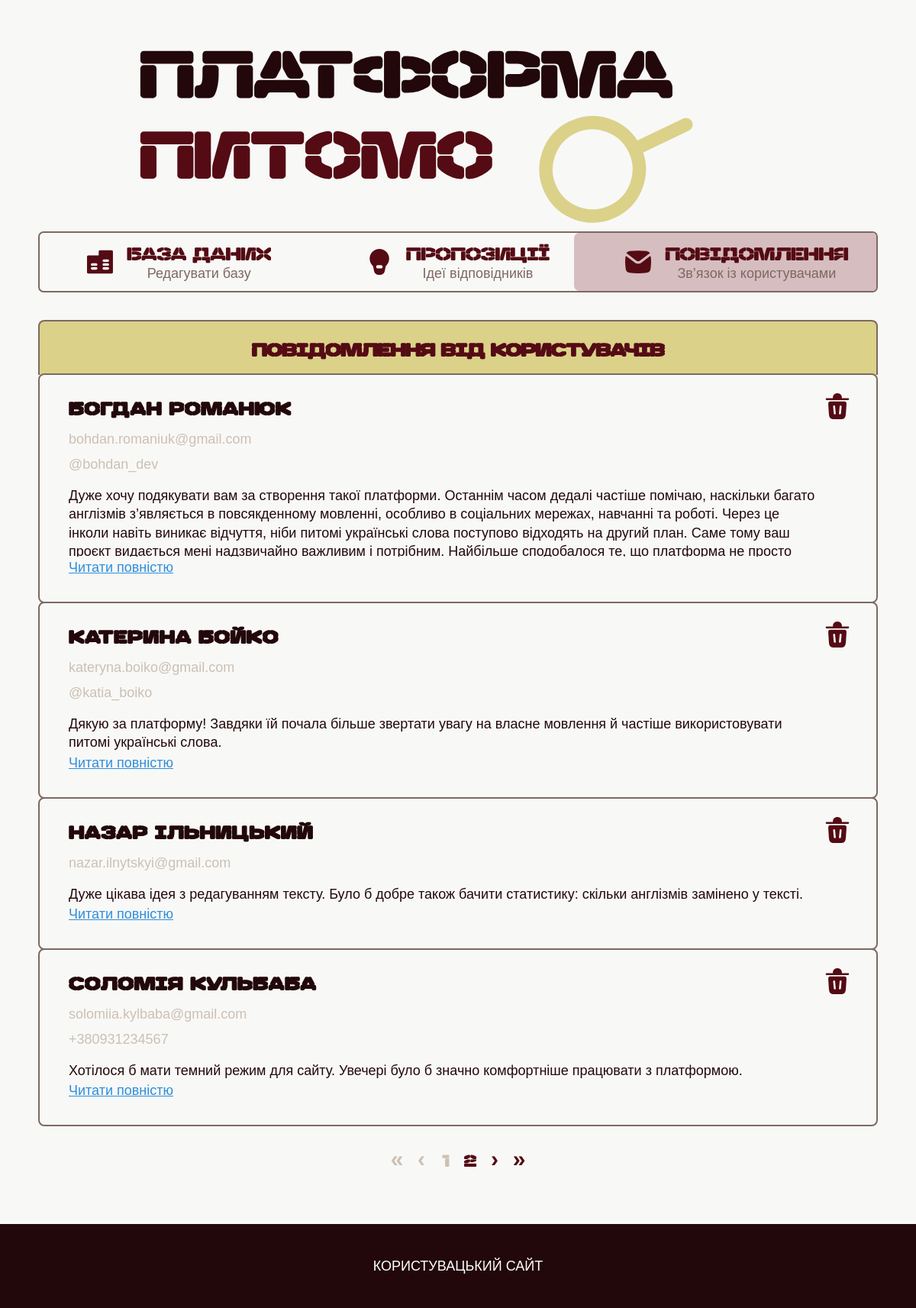
Screenshot of /admin_messages.html (signed in) with the database file from the repository.
### tables this page shows
CREATE TABLE Повідомлення (

    ID INTEGER PRIMARY KEY AUTOINCREMENT,

    "Ім'я" TEXT,

    "Прізвище" TEXT,

    "Е-пошта" TEXT,

    "Инші контакти" TEXT,

    Повідомлення TEXT

);

### app.py (the view)
@app.route("/admin_messages.html")
def admin_messages():
    if not session.get("admin_logged_in"):
        return redirect(url_for("admin_login"))
    conn = sqlite3.connect(DB_PATH)
    conn.row_factory = sqlite3.Row
    cursor = conn.cursor()
    page = request.args.get("page", 1, type=int)
    per_page = 4
    cursor.execute("""
        SELECT COUNT(*)
        FROM Повідомлення
    """)
    total_messages = cursor.fetchone()[0]
    total_pages = (
        (total_messages + per_page - 1) // per_page
    )
    if total_pages == 0:
        total_pages = 1
    if page > total_pages:
        page = total_pages
    if page < 1:
        page = 1
    offset = (page - 1) * per_page
    cursor.execute("""
        SELECT *
        FROM Повідомлення
        ORDER BY ID DESC
        LIMIT ? OFFSET ?
    """, (
        per_page,
        offset
    ))
    messages = cursor.fetchall()
    conn.close()
    return render_template(
        "admin_messages.html",
        messages=messages,
        page=page,
        total_pages=total_pages
    )

### templates/admin_messages.html (shortened to what this page needs)
<!DOCTYPE html>
<html lang="uk">
<head>
  <link rel="stylesheet"
        href="{{ url_for('static', filename='css/admin_messages.css') }}">
</head>
<body>
<header class="admin-header">
  <img class="logo"
       src="{{ url_for('static', filename='images/Лого.svg') }}"
       alt="Платформа Питомо" />
  <nav class="admin-nav">
    <a href="{{ url_for('admin_database') }}"
       class="admin-nav-item">
      <img src="{{ url_for('static', filename='images/іконка_база_даних.svg') }}"
           alt="" />
      <div>
        <span>База даних</span>
        <small>Редагувати базу</small>
      </div>
    </a>
    <a href="{{ url_for('admin_suggestions') }}"
       class="admin-nav-item">
      <img src="{{ url_for('static', filename='images/іконка_лампочка.svg') }}"
           alt="" />
      <div>
        <span>Пропозиції</span>
        <small>Ідеї відповідників</small>
      </div>
    </a>
    <a href="{{ url_for('admin_messages') }}"
       class="admin-nav-item active">
      <img src="{{ url_for('static', filename='images/іконка_повідомлення.svg') }}"
           alt="" />
      <div>
        <span>Повідомлення</span>
        <small>Зв’язок із користувачами</small>
      </div>
    </a>
  </nav>
</header>
<main>
  <section class="messages-section">
    <div class="messages-header">
      <h1>Повідомлення від користувачів</h1>
    </div>
    {% for message in messages %}
    <article class="message-card"
             data-message-id="{{ message['ID'] }}">
      <div class="message-content">
        <button class="delete-button"
                type="button"
                data-confirm="Ви впевнені, що хочете видалити повідомлення?">
          <img src="{{ url_for('static', filename='images/іконка_смітник.svg') }}"
               alt="Видалити" />
        </button>
        <h2>
          {{ message["Ім'я"] }}
          {{ message["Прізвище"] }}
        </h2>
        <p class="contact">
          {{ message["Е-пошта"] }}
        </p>
        {% if message["Инші контакти"] %}
        <p class="contact">
          {{ message["Инші контакти"] }}
        </p>
        {% endif %}
        <p class="message-text">
          {{ message["Повідомлення"] }}
        </p>
        <label for="msg{{ message['ID'] }}"
               class="read-more"></label>
      </div>
    </article>
    {% endfor %}
    <div class="pagination">
      {% set pages_per_group = 4 %}
      {% set current_group =
          ((page - 1) // pages_per_group)
      %}
      {% set start_page =
          current_group * pages_per_group + 1
      %}
      {% set end_page =
          start_page + pages_per_group - 1
      %}
      {% if end_page > total_pages %}
        {% set end_page = total_pages %}
      {% endif %}
      {% if total_pages == 0 %}
        <button class="page-button page-arrow disabled"
                type="button">«</button>
        <button class="page-button page-arrow disabled"
                type="button">‹</button>
        <button class="page-button current-page disabled"
                type="button">1</button>
        <button class="page-button page-arrow disabled"
                type="button">›</button>
        <button class="page-button page-arrow disabled"
                type="button">»</button>
      {% else %}
        {% if page > 1 %}
          <a class="page-button page-arrow active-page"
             href="{{ url_for(
                        'admin_messages',
                        page=1
                     ) }}">
            «
          </a>
          <a class="page-button page-arrow active-page"
             href="{{ url_for(
                        'admin_messages',
                        page=page-1
                     ) }}">
            ‹
          </a>
        {% else %}
          <button class="page-button page-arrow disabled"
                  type="button">«</button>
          <button class="page-button page-arrow disabled"
                  type="button">‹</button>
        {% endif %}
        {% for p in range(start_page, end_page + 1) %}
          {% if p == page %}
            <button class="page-button page-number current-page"
                    type="button">
              {{ p }}
            </button>
          {% else %}
            <a class="page-button page-number active-page"
               href="{{ url_for(
                          'admin_messages',
                          page=p
                       ) }}">
              {{ p }}
            </a>
          {% endif %}
        {% endfor %}
        {% if page < total_pages %}
          <a class="page-button page-arrow active-page"
             href="{{ url_for(
                        'admin_messages',
                        page=page+1
                     ) }}">
            ›
          </a>
          <a class="page-button page-arrow active-page"
             href="{{ url_for(
                        'admin_messages',
                        page=total_pages
                     ) }}">
            »
          </a>
        {% else %}
          <button class="page-button page-arrow disabled"
                  type="button">›</button>
          <button class="page-button page-arrow disabled"
                  type="button">»</button>
        {% endif %}
      {% endif %}
    </div>
  </section>
</main>
<footer class="admin-footer">
  <a href="{{ url_for('improve') }}"
     class="user-site-button">
    Користувацький сайт
  </a>
</footer>
</body>
</html>

### static/css/admin_messages.css (style rules this page uses)
:root { --bg: #f8f8f7; --beige: #ccc0b2; --brown: #7d6960; --dark: #22080b; --yellow: #dbd189; --wine: #540b14; --active: #d6bdc0; }
* { box-sizing: border-box; }
body { margin: 0; background: var(--bg); color: var(--dark); font-family: "Noto Sans Hebrew New", Arial, sans-serif; }
.admin-header { width: 1100px; margin: 35px auto 0; }
.logo { display: block; width: 835px; max-width: 100%; margin: 0 auto; }
.admin-nav { width: 1100px; height: 80px; display: grid; grid-template-columns: repeat(3, 1fr); border: 2px solid var(--brown); border-radius: 7px; overflow: hidden; background: var(--bg); position: relative; }
.admin-nav::before { content: ""; position: absolute; top: 0; left: 0; height: 100%; background: var(--active); border-radius: 7px; transition: all 0.35s ease; z-index: 0; width: 400px; transform: translateX(700px); }
.admin-nav-item { display: flex; align-items: center; justify-content: center; gap: 18px; text-decoration: none; color: var(--dark); position: relative; z-index: 1; }
.admin-nav-item img { width: 34px; height: 34px; }
.admin-nav-item span { font-family: "Nastup Soft", Impact, sans-serif; font-size: 24px; line-height: 1; text-transform: uppercase; color: var(--wine); }
.admin-nav-item small { display: block; margin-top: 4px; font-size: 18px; line-height: 1; color: var(--brown); text-align: center; }
.messages-section { width: 1100px; margin: 36px auto 70px; }
.messages-header { height: 72px; background: var(--yellow); border: 2px solid var(--brown); border-bottom: none; border-radius: 8px 8px 0 0; display: flex; align-items: center; justify-content: center; }
.messages-header h1 { margin: 0; font-family: "Nastup Soft", Impact, sans-serif; font-size: 24px; text-transform: uppercase; color: var(--wine); }
.message-card { border: 2px solid var(--brown); border-radius: 8px; margin-top: -2px; background: var(--bg); overflow: hidden; }
.message-content { position: relative; padding: 28px 70px 34px 38px; }
.message-content h2 { margin: 0 0 18px; font-family: "Nastup Soft", Impact, sans-serif; font-size: 24px; text-transform: uppercase; color: var(--dark); letter-spacing: 1.2px; }
.contact { margin: 0 0 12px; color: var(--beige); font-size: 18px; }
.message-text { max-height: 92px; overflow: hidden; margin: 18px 0 0; font-size: 18px; line-height: 1.35; color: var(--dark); }
.read-more { display: inline-block; margin-top: 4px; color: #2f8edb; font-size: 18px; text-decoration: underline; cursor: pointer; }
.read-more::after { content: "Читати повністю"; }
.delete-button { position: absolute; top: 24px; right: 34px; border: none; background: transparent; padding: 0; cursor: pointer; }
.delete-button img { width: 34px; height: 34px; transition: filter 0.25s ease; }
.pagination { margin-top: 28px; display: flex; justify-content: center; align-items: center; gap: 14px; }
.page-button { border: none; background: transparent; padding: 0; color: #540B14; text-decoration: none; display: flex; align-items: center; justify-content: center; min-width: 18px; cursor: pointer; transition: color 0.25s ease; }
.page-number { font-family: "Nastup Soft", Impact, sans-serif; font-size: 22px; line-height: 1; }
.page-arrow { font-family: Arial, sans-serif; font-size: 30px; font-weight: bold; line-height: 1; }
.page-button.disabled { color: #CCC0B2; cursor: default; pointer-events: none; }
.page-button.current-page { color: #CCC0B2; }
.admin-footer { width: 100%; height: 110px; background: var(--dark); display: flex; align-items: center; justify-content: center; }
.user-site-button { color: white; text-decoration: none; text-transform: uppercase; font-size: 18px; transition: color 0.25s ease; }

### rows the page displays
Повідомлення: message "БОГДАН", Прізвище "РОМАНЮК", message "bohdan.romaniuk@gmail.com", Инші контакти "@bohdan_dev", Повідомлення "Дуже хочу подякувати вам за створення такої платформи. Останнім часом дедалі частіше помічаю, наскільки багато англізмів з’являється в повсякденному мовленні, особливо в соціальних мережах, навчанні та роботі. Через це інколи навіть виникає відчуття, ніби питомі українські слова поступово відходять на другий план. Саме тому ваш проєкт видається мені надзвичайно важливим і потрібним. Найбільше сподобалося те, що платформа не просто…"
Повідомлення: message "КАТЕРИНА", Прізвище "БОЙКО", message "kateryna.boiko@gmail.com", Инші контакти "@katia_boiko", Повідомлення "Дякую за платформу! Завдяки їй почала більше звертати увагу на власне мовлення й частіше використовувати питомі українські слова."
Повідомлення: message "НАЗАР", Прізвище "ІЛЬНИЦЬКИЙ", message "nazar.ilnytskyi@gmail.com", Повідомлення "Дуже цікава ідея з редагуванням тексту. Було б добре також бачити статистику: скільки англізмів замінено у тексті."
Повідомлення: message "СОЛОМІЯ", Прізвище "КУЛЬБАБА", message "solomiia.kylbaba@gmail.com", Инші контакти "+380931234567", Повідомлення "Хотілося б мати темний режим для сайту. Увечері було б значно комфортніше працювати з платформою."

### other values shown
{{ p }} "1"
{{ p }} "2"
